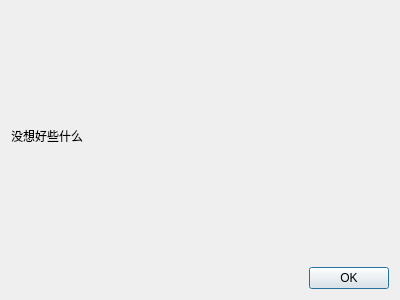
<?xml version="1.0" encoding="UTF-8"?>
<ui version="4.0">
 <class>DialogAbout</class>
 <widget class="QDialog" name="DialogAbout">
  <property name="geometry">
   <rect>
    <x>0</x>
    <y>0</y>
    <width>400</width>
    <height>300</height>
   </rect>
  </property>
  <property name="sizePolicy">
   <sizepolicy hsizetype="Fixed" vsizetype="Fixed">
    <horstretch>0</horstretch>
    <verstretch>0</verstretch>
   </sizepolicy>
  </property>
  <property name="windowTitle">
   <string>关于</string>
  </property>
  <layout class="QGridLayout" name="gridLayout">
   <item row="0" column="0">
    <widget class="QLabel" name="label">
     <property name="text">
      <string>没想好些什么</string>
     </property>
    </widget>
   </item>
   <item row="1" column="0">
    <widget class="QDialogButtonBox" name="buttonBox">
     <property name="orientation">
      <enum>Qt::Horizontal</enum>
     </property>
     <property name="standardButtons">
      <set>QDialogButtonBox::Ok</set>
     </property>
    </widget>
   </item>
  </layout>
 </widget>
 <resources/>
 <connections>
  <connection>
   <sender>buttonBox</sender>
   <signal>accepted()</signal>
   <receiver>DialogAbout</receiver>
   <slot>accept()</slot>
   <hints>
    <hint type="sourcelabel">
     <x>248</x>
     <y>254</y>
    </hint>
    <hint type="destinationlabel">
     <x>157</x>
     <y>274</y>
    </hint>
   </hints>
  </connection>
  <connection>
   <sender>buttonBox</sender>
   <signal>rejected()</signal>
   <receiver>DialogAbout</receiver>
   <slot>reject()</slot>
   <hints>
    <hint type="sourcelabel">
     <x>316</x>
     <y>260</y>
    </hint>
    <hint type="destinationlabel">
     <x>286</x>
     <y>274</y>
    </hint>
   </hints>
  </connection>
 </connections>
</ui>
